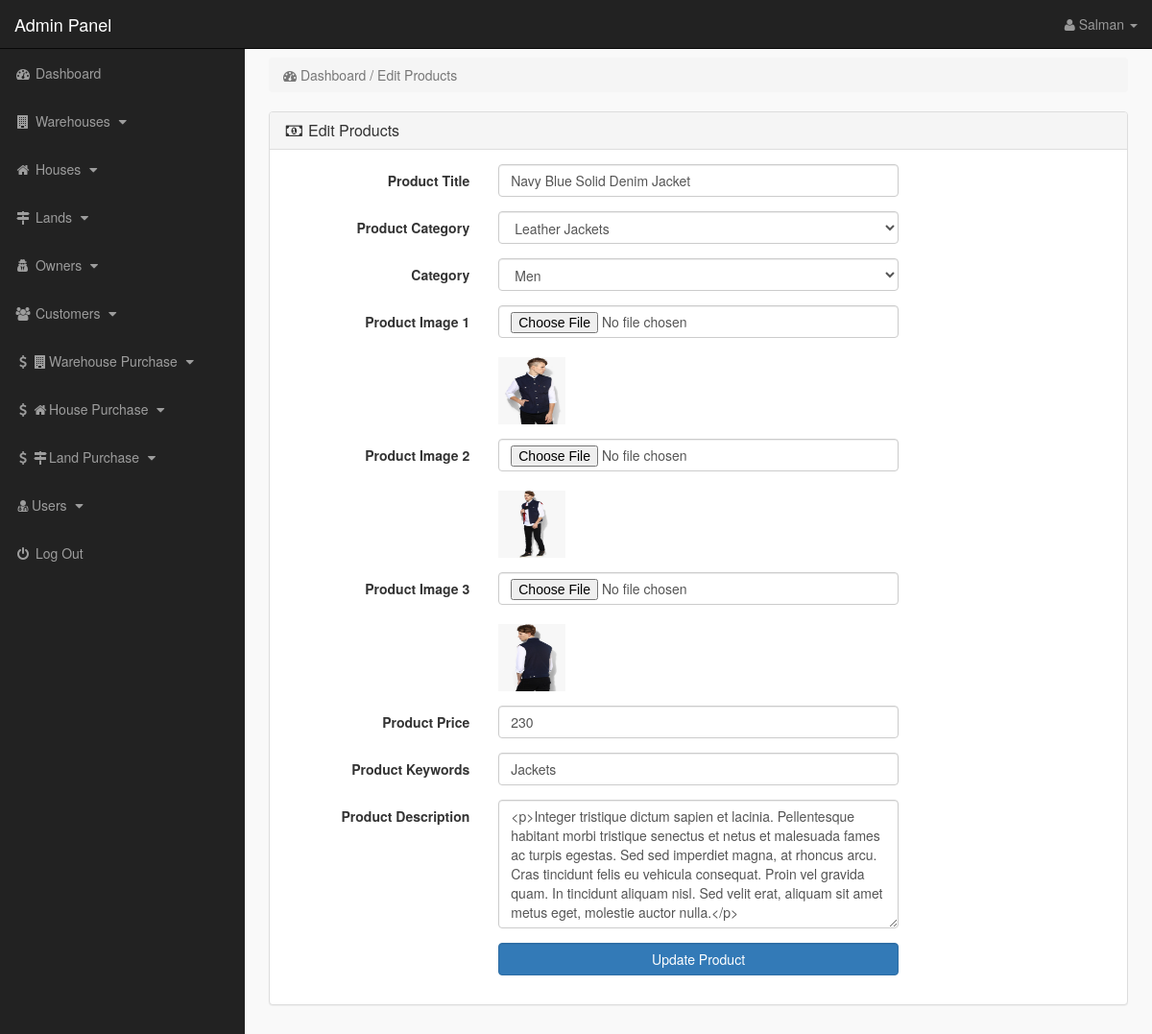
Screenshot of /index.php?edit_product=4 (signed in) with the database file from the repository.
### tables this page shows
CREATE TABLE IF NOT EXISTS `products` (
`product_id` int(10) NOT NULL,
  `p_cat_id` int(10) NOT NULL,
  `cat_id` int(10) NOT NULL,
  `date` timestamp NOT NULL DEFAULT CURRENT_TIMESTAMP ON UPDATE CURRENT_TIMESTAMP,
  `product_title` text NOT NULL,
  `product_img1` text NOT NULL,
  `product_img2` text NOT NULL,
  `product_img3` text NOT NULL,
  `product_price` int(10) NOT NULL,
  `product_desc` text NOT NULL,
  `product_keywords` text NOT NULL
);

CREATE TABLE IF NOT EXISTS `product_categories` (
`p_cat_id` int(10) NOT NULL,
  `p_cat_title` text NOT NULL,
  `p_cat_desc` text NOT NULL
);

CREATE TABLE IF NOT EXISTS `categories` (
`cat_id` int(10) NOT NULL,
  `cat_title` text NOT NULL,
  `cat_desc` text NOT NULL
);

### edit_product.php (the view, shortened to what this page needs)
<?php
if (!isset($_SESSION['admin_email'])) {
    echo "<script>window.open('login.php','_self')</script>";
} else {
    ?>
    <?php
    if (isset($_GET['edit_product'])) {
        $edit_id = $_GET['edit_product'];
        $get_p = "select * from products where product_id='$edit_id'";
        $run_edit = mysqli_query($con, $get_p);
        $row_edit = mysqli_fetch_array($run_edit);
        $p_title = $row_edit['product_title'];
        $p_cat = $row_edit['p_cat_id'];
        $cat = $row_edit['cat_id'];
        $p_image1 = $row_edit['product_img1'];
        $p_image2 = $row_edit['product_img2'];
        $p_image3 = $row_edit['product_img3'];
        $p_price = $row_edit['product_price'];
        $p_desc = $row_edit['product_desc'];
        $p_keywords = $row_edit['product_keywords'];
    }
    $get_p_cat = "select * from product_categories where p_cat_id='$p_cat'";
    $run_p_cat = mysqli_query($con, $get_p_cat);
    $row_p_cat = mysqli_fetch_array($run_p_cat);
    $p_cat_title = $row_p_cat['p_cat_title'];
    $get_cat = "select * from categories where cat_id='$cat'";
    $run_cat = mysqli_query($con, $get_cat);
    $row_cat = mysqli_fetch_array($run_cat);
    $cat_title = $row_cat['cat_title'];
    ?>
    <!DOCTYPE html>
    <html>
    <head>
    </head>
    <body>
    <div class="row">
        <div class="col-lg-12">
            <ol class="breadcrumb">
                <li class="active">
                    <i class="fa fa-dashboard"> </i> Dashboard / Edit Products
                </li>
            </ol>
        </div>
    </div>
    <div class="row">
        <div class="col-lg-12">
            <div class="panel panel-default">
                <div class="panel-heading">
                    <h3 class="panel-title">
                        <i class="fa fa-money fa-fw"></i> Edit Products
                    </h3>
                </div>
                <div class="panel-body">
                    <form class="form-horizontal" method="post" enctype="multipart/form-data">
                        <div class="form-group">
                            <label class="col-md-3 control-label"> Product Title </label>
                            <div class="col-md-6">
                                <input type="text" name="product_title" class="form-control" required
                                       value="<?php echo $p_title; ?>">
                            </div>
                        </div>
                        <div class="form-group">
                            <label class="col-md-3 control-label"> Product Category </label>
                            <div class="col-md-6">
                                <select name="product_cat" class="form-control">
                                    <option value="<?php echo $p_cat; ?>"> <?php echo $p_cat_title; ?> </option>
                                </select>
                            </div>
                        </div>
                        <div class="form-group">
                            <label class="col-md-3 control-label"> Category </label>
                            <div class="col-md-6">
                                <select name="cat" class="form-control">
                                    <option value="<?php echo $cat; ?>"> <?php echo $cat_title; ?> </option>
                                </select>
                            </div>
                        </div>
                        <div class="form-group">
                            <label class="col-md-3 control-label"> Product Image 1 </label>
                            <div class="col-md-6">
                                <input type="file" name="product_img1" class="form-control" required>
                                <br><img src="product_images/<?php echo $p_image1; ?>" width="70" height="70">
                            </div>
                        </div>
                        <div class="form-group">
                            <label class="col-md-3 control-label"> Product Image 2 </label>
                            <div class="col-md-6">
                                <input type="file" name="product_img2" class="form-control" required>
                                <br><img src="product_images/<?php echo $p_image2; ?>" width="70" height="70">
                            </div>
                        </div>
                        <div class="form-group">
                            <label class="col-md-3 control-label"> Product Image 3 </label>
                            <div class="col-md-6">
                                <input type="file" name="product_img3" class="form-control" required>
                                <br><img src="product_images/<?php echo $p_image3; ?>" width="70" height="70">
                            </div>
                        </div>
                        <div class="form-group">
                            <label class="col-md-3 control-label"> Product Price </label>
                            <div class="col-md-6">
                                <input type="text" name="product_price" class="form-control" required
                                       value="<?php echo $p_price; ?>">
                            </div>
                        </div>
                        <div class="form-group">
                            <label class="col-md-3 control-label"> Product Keywords </label>
                            <div class="col-md-6">
                                <input type="text" name="product_keywords" class="form-control" required
                                       value="<?php echo $p_keywords; ?>">
                            </div>
                        </div>
                        <div class="form-group">
                            <label class="col-md-3 control-label"> Product Description </label>
                            <div class="col-md-6">
<textarea name="product_desc" class="form-control" rows="6" cols="19">
<?php echo $p_desc; ?>
</textarea>
                            </div>
                        </div>
                        <div class="form-group">
                            <label class="col-md-3 control-label"></label>
                            <div class="col-md-6">
                                <input type="submit" name="update" value="Update Product"
                                       class="btn btn-primary form-control">
                            </div>
                        </div>
                    </form>
                </div>
            </div>
        </div>
    </div>
    </body>
    </html>
<?php } ?>

### includes/sidebar.php (shortened to what this page needs)
<?php
if (!isset($_SESSION['admin_email'])) {
    echo "<script>window.open('login.php','_self')</script>";
} else {
    ?>
    <nav class="navbar navbar-inverse navbar-fixed-top">
        <div class="navbar-header">
            <a class="navbar-brand" href="index.php?dashboard">Admin Panel</a>
        </div>
        <ul class="nav navbar-right top-nav">
            <li class="dropdown">
                <a href="#" class="dropdown-toggle" data-toggle="dropdown">
                    <i class="fa fa-user"></i>
                    <?php echo $admin_name; ?> <b class="caret"></b>
                </a>
            </li>
        </ul>
        <div class="collapse navbar-collapse navbar-ex1-collapse">
            <ul class="nav navbar-nav side-nav">
                <li>
                    <a href="index.php?dashboard">
                        <i class="fa fa-fw fa-dashboard"></i> Dashboard
                    </a>
                </li>
                <li class="item" id='ware' data-toggle="collapse" data-target="#warehouses">
                    <a href="#ware" class="">
                        <i class="fa fa-fw fa-building"></i> Warehouses
                        <i class="fa fa-fw fa-caret-down"></i>
                    </a>
                </li>
                <li class="item" id='house' data-toggle="collapse" data-target="#houses">
                    <a href="#house" class="">
                        <i class="fa fa-fw fa-home"></i> Houses
                        <i class="fa fa-fw fa-caret-down"></i>
                    </a>
                </li>
                <li class="item" id='land' data-toggle="collapse" data-target="#lands">
                    <a href="#land" class="">
                        <i class="fa fa-fw fa-map-signs"></i> Lands
                        <i class="fa fa-fw fa-caret-down"></i>
                    </a>
                </li>
                <li class="item" id='owner' data-toggle="collapse" data-target="#owners">
                    <a href="#owner" class="">
                        <i class="fa fa-fw fa-user-secret"></i> Owners
                        <i class="fa fa-fw fa-caret-down"></i>
                    </a>
                </li>
                <li class="item" id='customer' data-toggle="collapse" data-target="#customers">
                    <a href="#customer" class="">
                        <i class="fa fa-fw fa-users"></i> Customers
                        <i class="fa fa-fw fa-caret-down"></i>
                    </a>
                </li>
                <li class="item" id='purchase_w' data-toggle="collapse" data-target="#purchases_w">
                    <a href="#purchase_w" class="">
                        <i class="fa fa-fw fa-dollar"></i><i class="fa fa-fw fa-building"></i>Warehouse Purchase
                        <i class="fa fa-fw fa-caret-down"></i>
                    </a>
                </li>
                <li class="item" id='purchase_h' data-toggle="collapse" data-target="#purchases_h">
                    <a href="#purchase_h" class="">
                        <i class="fa fa-fw fa-dollar"></i><i class="fa fa-fw fa-home"></i>House Purchase
                        <i class="fa fa-fw fa-caret-down"></i>
                    </a>
                </li>
                <li class="item" id='purchase_l' data-toggle="collapse" data-target="#purchases_l">
                    <a href="#purchase_l" class="">
                        <i class="fa fa-fw fa-dollar"></i><i class="fa fa-fw fa-map-signs"></i>Land Purchase
                        <i class="fa fa-fw fa-caret-down"></i>
                    </a>
                </li>
                <li class="item" id='user' data-toggle="collapse" data-target="#users">
                    <a href="#user" class="">
                        <i class="fa fa-fw fa-user-md"></i></i>Users
                        <i class="fa fa-fw fa-caret-down"></i>
                    </a>
                </li>
                <li>
                    <a href="logout.php">
                        <i class="fa fa-fw fa-power-off"></i> Log Out
                    </a>
                </li>
            </ul>
        </div>
    </nav>
<?php } ?>

### css/style.css (style rules this page uses)
body { margin-top: 100px; }
@media (min-width: 768px) { body { margin-top: 50px; } }
.top-nav { padding: 0 15px; }
.top-nav > li { display: inline-block; float: left; }
.top-nav > li > a { padding-top: 15px; padding-bottom: 15px; line-height: 20px; color: #999; }
@media (min-width: 768px) { .side-nav { position: fixed; top: 51px; width: 255px; border-radius: 0; overflow-y: auto; background-color: #222; bottom: 0; overflow-x: hidden; padding-bottom: 40px; } }
@media (min-width: 768px) { .side-nav > li > a { width: 255px; } }
.panel-body { border-radius: 5px; }

### rows the page displays
products: product_title "Navy Blue Solid Denim Jacket", product_img1 (picture), product_img2 (picture), product_img3 (picture), product_price "230", product_keywords "Jackets", product_desc "<p>Integer tristique dictum sapien et lacinia. Pellentesque habitant morbi tristique senectus et netus et malesuada fames ac turpis egestas. Sed sed imperdiet magna, at rhoncus arcu. Cras tincidunt felis eu vehicula consequat. Proin vel gravida quam. In tincidunt aliquam nisl. Sed velit erat, aliquam sit amet metus eget, molestie auctor nulla.</p>"
product_categories: product_cat "Leather Jackets"
categories: cat "Men"

### other values shown
$admin_name "Salman"
